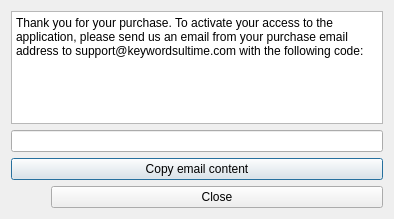
<?xml version="1.0" encoding="UTF-8"?>
<ui version="4.0">
 <class>DialogNoLicence</class>
 <widget class="QDialog" name="DialogNoLicence">
  <property name="geometry">
   <rect>
    <x>0</x>
    <y>0</y>
    <width>394</width>
    <height>219</height>
   </rect>
  </property>
  <property name="windowTitle">
   <string>License activation</string>
  </property>
  <layout class="QVBoxLayout" name="verticalLayout">
   <item>
    <widget class="QPlainTextEdit" name="plainTextEdit">
     <property name="readOnly">
      <bool>true</bool>
     </property>
     <property name="plainText">
      <string>Thank you for your purchase. To activate your access to the application, please send us an email from your purchase email address to support@keywordsultime.com with the following code:</string>
     </property>
    </widget>
   </item>
   <item>
    <widget class="QLineEdit" name="lineEdit">
     <property name="readOnly">
      <bool>true</bool>
     </property>
    </widget>
   </item>
   <item>
    <widget class="QPushButton" name="buttonCopy">
     <property name="text">
      <string>Copy email content</string>
     </property>
    </widget>
   </item>
   <item>
    <spacer name="verticalSpacer">
     <property name="sizeHint" stdset="0">
      <size>
       <width>20</width>
       <height>2</height>
      </size>
     </property>
    </spacer>
   </item>
   <item>
    <layout class="QHBoxLayout" name="horizontalLayout">
     <item>
      <spacer name="horizontalSpacer">
       <property name="sizeHint" stdset="0">
        <size>
         <width>40</width>
         <height>20</height>
        </size>
       </property>
      </spacer>
     </item>
     <item>
      <widget class="QPushButton" name="buttonClose">
       <property name="text">
        <string>Close</string>
       </property>
      </widget>
     </item>
    </layout>
   </item>
  </layout>
 </widget>
 <resources/>
 <connections>
  <connection>
   <sender>buttonClose</sender>
   <signal>clicked()</signal>
   <receiver>DialogNoLicence</receiver>
   <slot>accept()</slot>
   <hints>
    <hint type="sourcelabel">
     <x>354</x>
     <y>200</y>
    </hint>
    <hint type="destinationlabel">
     <x>366</x>
     <y>238</y>
    </hint>
   </hints>
  </connection>
 </connections>
</ui>
